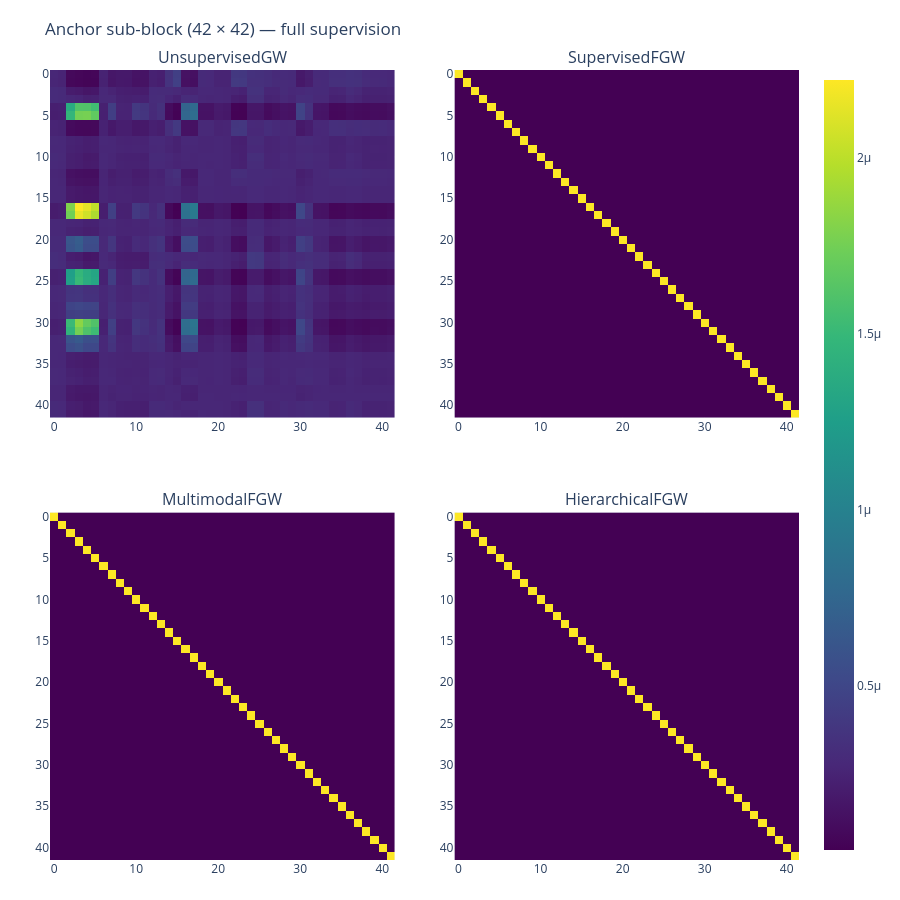

The notebook cell this image was saved under:
### Markdown cell above
## Anchor sub-block heatmaps — all four in one figure

42×42 sub-block of π restricted to anchor positions. Diagonal-ish = anchor supervision worked. UnsupervisedGW will look noisier (no anchors used).

### Code cell
names = list(results.keys())
fig = make_subplots(rows=2, cols=2, subplot_titles=names,
                     horizontal_spacing=0.08, vertical_spacing=0.12)
for k, name in enumerate(names):
    z = results[name]['pi_anchor_full']
    r, c = k // 2 + 1, k % 2 + 1
    fig.add_trace(
        go.Heatmap(z=z, colorscale='Viridis', showscale=(k == 0), coloraxis=None),
        row=r, col=c,
    )
    fig.update_yaxes(autorange='reversed', row=r, col=c)
fig.update_layout(
    title='Anchor sub-block (42 × 42) — full supervision',
    width=900, height=900,
    margin=dict(l=50, r=20, t=70, b=40),
)
fig

### Figure 1 — Plotly figure (JSON) as saved in the notebook; plotly's stock layout.template omitted (floating-point values rounded to 4 significant figures; data arrays with more than 128 entries replaced by an {"elided": "..."} marker saying what was removed)
{"data": [{"colorscale": [[0, "#440154"], [0.1111, "#482878"], [0.2222, "#3e4989"], [0.3333, "#31688e"], [0.4444, "#26828e"], [0.5556, "#1f9e89"], [0.6667, "#35b779"], [0.7778, "#6ece58"], [0.8889, "#b5de2b"], [1, "#fde725"]], "showscale": true, "type": "heatmap", "xaxis": "x", "yaxis": "y", "z": {"elided": "42x42 float values"}}, {"colorscale": [[0, "#440154"], [0.1111, "#482878"], [0.2222, "#3e4989"], [0.3333, "#31688e"], [0.4444, "#26828e"], [0.5556, "#1f9e89"], [0.6667, "#35b779"], [0.7778, "#6ece58"], [0.8889, "#b5de2b"], [1, "#fde725"]], "showscale": false, "type": "heatmap", "xaxis": "x2", "yaxis": "y2", "z": {"elided": "42x42 float values"}}, {"colorscale": [[0, "#440154"], [0.1111, "#482878"], [0.2222, "#3e4989"], [0.3333, "#31688e"], [0.4444, "#26828e"], [0.5556, "#1f9e89"], [0.6667, "#35b779"], [0.7778, "#6ece58"], [0.8889, "#b5de2b"], [1, "#fde725"]], "showscale": false, "type": "heatmap", "xaxis": "x3", "yaxis": "y3", "z": {"elided": "42x42 float values"}}, {"colorscale": [[0, "#440154"], [0.1111, "#482878"], [0.2222, "#3e4989"], [0.3333, "#31688e"], [0.4444, "#26828e"], [0.5556, "#1f9e89"], [0.6667, "#35b779"], [0.7778, "#6ece58"], [0.8889, "#b5de2b"], [1, "#fde725"]], "showscale": false, "type": "heatmap", "xaxis": "x4", "yaxis": "y4", "z": {"elided": "42x42 float values"}}], "layout": {"annotations": [{"font": {"size": 16}, "showarrow": false, "text": "UnsupervisedGW", "x": 0.23, "xanchor": "center", "xref": "paper", "y": 1, "yanchor": "bottom", "yref": "paper"}, {"font": {"size": 16}, "showarrow": false, "text": "SupervisedFGW", "x": 0.77, "xanchor": "center", "xref": "paper", "y": 1, "yanchor": "bottom", "yref": "paper"}, {"font": {"size": 16}, "showarrow": false, "text": "MultimodalFGW", "x": 0.23, "xanchor": "center", "xref": "paper", "y": 0.44, "yanchor": "bottom", "yref": "paper"}, {"font": {"size": 16}, "showarrow": false, "text": "HierarchicalFGW", "x": 0.77, "xanchor": "center", "xref": "paper", "y": 0.44, "yanchor": "bottom", "yref": "paper"}], "height": 900, "margin": {"b": 40, "l": 50, "r": 20, "t": 70}, "title": {"text": "Anchor sub-block (42 × 42) — full supervision"}, "width": 900, "xaxis": {"anchor": "y", "domain": [0, 0.46]}, "xaxis2": {"anchor": "y2", "domain": [0.54, 1]}, "xaxis3": {"anchor": "y3", "domain": [0, 0.46]}, "xaxis4": {"anchor": "y4", "domain": [0.54, 1]}, "yaxis": {"anchor": "x", "autorange": "reversed", "domain": [0.56, 1]}, "yaxis2": {"anchor": "x2", "autorange": "reversed", "domain": [0.56, 1]}, "yaxis3": {"anchor": "x3", "autorange": "reversed", "domain": [0, 0.44]}, "yaxis4": {"anchor": "x4", "autorange": "reversed", "domain": [0, 0.44]}}}
